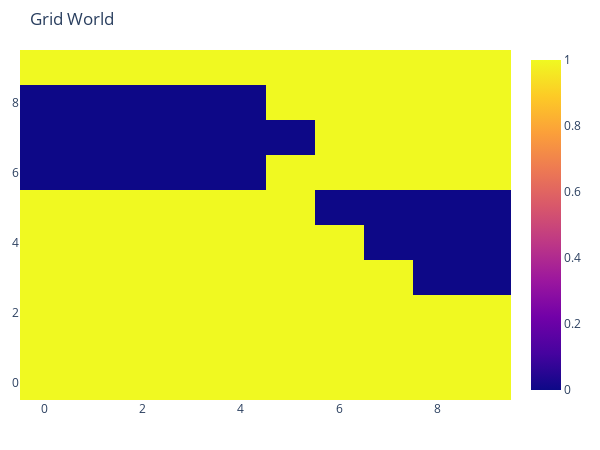

The code cell stored with this chart in its notebook:
### Code cell
world.ShowGridWorld_Activated()

### Figure 1 — Plotly figure (JSON) as saved in the notebook; plotly's stock layout.template omitted (floating-point values rounded to 4 significant figures)
{"data": [{"type": "heatmap", "z": [[1, 1, 1, 1, 1, 1, 1, 1, 1, 1], [1, 1, 1, 1, 1, 1, 1, 1, 1, 1], [1, 1, 1, 1, 1, 1, 1, 1, 1, 1], [1, 1, 1, 1, 1, 1, 1, 1, 0, 0], [1, 1, 1, 1, 1, 1, 1, 0, 0, 0], [1, 1, 1, 1, 1, 1, 0, 0, 0, 0], [0, 0, 0, 0, 0, 1, 1, 1, 1, 1], [0, 0, 0, 0, 0, 0, 1, 1, 1, 1], [0, 0, 0, 0, 0, 1, 1, 1, 1, 1], [1, 1, 1, 1, 1, 1, 1, 1, 1, 1]]}], "layout": {"autosize": false, "height": 450, "margin": {"b": 50, "l": 20, "r": 20, "t": 50}, "title": {"text": "Grid World"}, "width": 600}}
